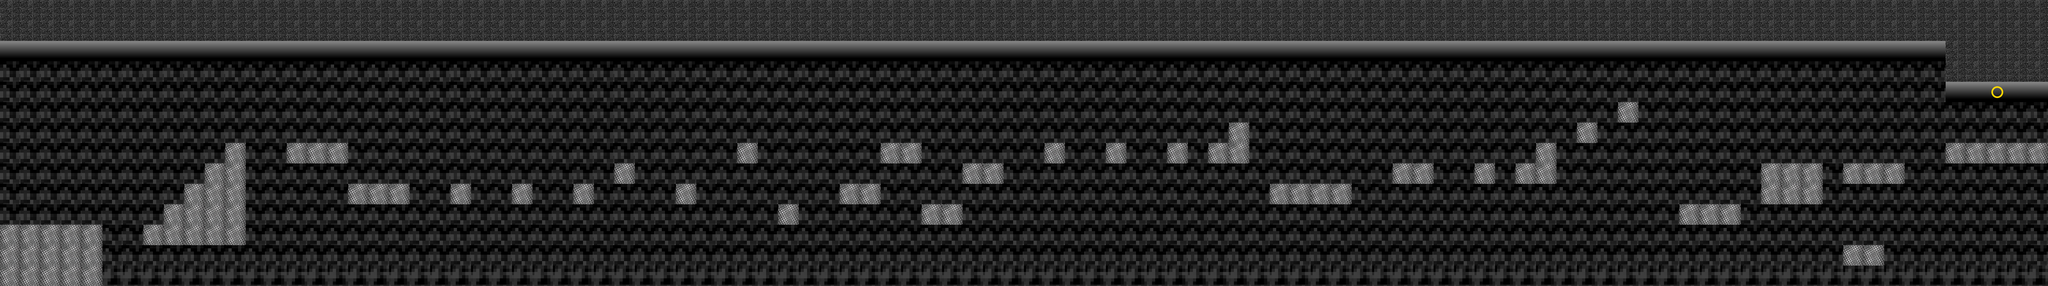

Below is a game level as drawn by its tile map, then a one-line description and the .tmx that defines it (tile-layer data replaced by summaries):
An orthogonal 100x14 tile map with 64x64 px tiles, 1 tile layer (Tile Layer 1).

<map version="1.0" orientation="orthogonal" width="100" height="14" tilewidth="64" tileheight="64">
 <tileset firstgid="1" name="castle tileset" tilewidth="64" tileheight="64">
  <image source="castle tileset.png" width="128" height="192" />
  <tile id="1">
   <properties>
    <property name="death" value="true" />
   </properties>
  </tile>
  <tile id="3">
   <properties>
    <property name="finish" value="true" />
   </properties>
  </tile>
  <tile id="5">
   <properties>
    <property name="blocked" value="true" />
   </properties>
  </tile>
 </tileset>
 <layer name="Tile Layer 1" width="100" height="14">
  <data>[1400 cells, 1400 non-empty, 6 distinct tile ids]</data>
 </layer>
</map>
